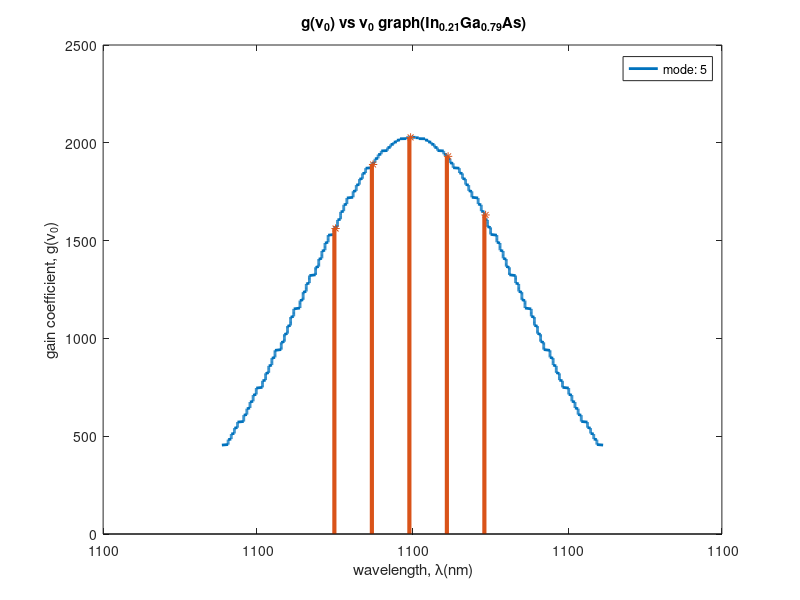

The MATLAB script that drew this image: (Note: this script raises an error after producing the figure.)
clc
clear all
format long


%% Constant 
m0          = 9.1e-31;
q           = 1.6e-19;
c           = 3e8;
kb          = 1.38e-23;
h           = 6.6626e-34;
h_cut       = h/(2*pi);

%% Simulation Parameter Input
%lambda     = 410:5:700;              % nm
T           = 300;                    % kelvin

kbT         = kb*T/q;                 % eV
%eV         = 1243./lambda;           % eV

%% Material Properties(In1-xGaxAs) x = 0.79
me          = 0.054*m0;               % elec effective mass
mh          = 0.4*m0;                 % hole effective mass
mu_e        = 6953;                   % electron mobility
mu_h        = 400;                    % hole mobility
Eg          = 1.13;                   % Bandgap
ni          = 6.3e11;                 % Intrinsic carrier conc.
Br          = 2e-16;                  % Coefficient for band-band recombination
sr          = 1e-14;                  % conc. of recombination centers 2
Nt          = 1e2;                    % capture cross-section
nr1         = 3.38;                   % refractive index of semiconductor
nr2         = 1;                      % refractive index of air
nf          = 1;                      % ideality factor
Nd          = 5e17;                   % n type doping profile
Na          = 1e15;                   % p type doping profile
del_n       = 1e18;                   % excess carrier in p side

del_p       = del_n;                  % excess carrier in n side
p_No        = ni^2/Nd;                % hole conc. in n type
n_Po        = ni^2/Na;                % elec conc. in p type
Efn         = -kbT*log(Nd/ni);        % fermi-level for elec
Efp         = kbT*log(Na/ni);         % fermi-level for hole
Dn          = kbT*mu_e;               % diffusion coeff of elec 
Dp          = kbT*mu_h;               % diffusion coeff of hole
tau_r_N     = 1/(Br*(Nd+p_No+del_p)); % diffusion lifetime of elec
tau_r_P     = 1/(Br*(n_Po+Na+del_n)); % diffusion lifetime of hole
Ln          = (Dn*tau_r_N)^0.5*1e-2;  % diffusion length of elec
Lp          = (Dp*tau_r_P)^0.5*1e-2;  % diffusion length of hole
mr          = (me*mh)/(me+mh);        % reduced mass
vth         = sqrt((3*kbT*q)/mr)*1e2; % thermal velocity of elec
tnr         = (sr*vth*Nt)^-1;         % indirect recombination lifetime

dN          = 4e15;
lambda0     = 1100e-9;                 
v_0         = c/lambda0;
delv        = 1.5e9;
L           = 0.5;
w           = 8e-6;
d           = 0.2e-6;
A           = w*d;
y           = 0.17;
Ci          = 2e-16;

%% R1=100%, R2=90%
R1          = 1;
R2          = 0.7;
gth         = y+(1/(2*L))*log(1/(R1*R2));

%% gain coefficient
Tph        = nr1/(c*gth*100);
nth        =  1/(Ci*Tph);
tr         = (Br*nth)^-1;
Ith        = 1000*(nth*q*L*A)/tr;

g_0        = dN.*((nr1.*c.*c)./(8*pi*v_0*v_0.*tr.*delv));

%% guassian lineshape 
v_s        = linspace((v_0-delv),(v_0+delv),1000);
g_gauss    = g_0'.*gaussmf(v_s,[std(v_s) v_0]);
w_s        = c./(v_s*1e-9);

figure;
plot(w_s, g_gauss', 'linewidth', 2);
title('g(\nu_0) vs \nu_0 graph(In_{0.21}Ga_{0.79}As)');
hold on;

%% cavity modes
w_max      = c/(v_0-delv*1/2);
w_min      = c/(v_0+delv*1/2);
m_max      = round(2.*L./w_min);
m_min      = round(2.*L./w_max);
m          = m_min:1:m_max;
w          = 2.*L'./m;
w          = w(find(w<=w_max & w>=w_min));
w          = w./1e-9;
g_discreet = interp1(w_s, g_gauss', w);

stem(w, g_discreet, '*', 'linewidth', 3);
xlabel('wavelength, \lambda(nm)');
ylabel ('gain coefficient, g(\nu_0)');
legend(sprintf('mode: %.0f', length(w)));
hold on;
yline(gth);

%% Determination of Current
V           = 0:0.001:1.3;

% reverse saturation current
Is          = q*A*((Dn*n_Po)/Ln + (Dp*p_No)/Lp);
I           = Is.*exp((V)./(nf*kbT))*1e3;    % current in mA

figure;
plot(V, I,'LineWidth', 2);
xlabel('Applied Forward Bias Voltage, V');
ylabel('I(mA)');
title('I-V Characteristics Of a QW LASER (In_{0.21}Ga_{0.79}As)');

%% Determination of Power
P =((h*c*c*Tph*(1-R2))/(2*q*nr1*lambda0*L)).*(I-Ith);
P(P<0) = 0;

figure;
plot(I, P, 'b', 'linewidth', 2);
xlabel('current(mA)')
ylabel ('Power(mW)')
title('P-I Characteristics Of a QW LASER (In_{0.21}Ga_{0.79}As)');
%% Slope Efficiency
n_slope     = P(1300)/(I(1300)-Ith); 

%% External Quantum Efficiency(EQE)
n_eqe       = q*P(1300)/(I(1300)*Eg); 

%% External Differential Quantum Efficiency(EDQE)
n_edqe       = q*P(1300)/((I(1300)-Ith)*Eg); 

%% Internal Quantum Efficiency(IQE)
n_iqe       = 1/(1+(tau_r_N/tnr)); 

%% Extraction Efficiency(EE)
n_ee          = (gth - y)/gth;

%% External Quantum Efficiency(PCE)
n_pce       = P(1300)/(I(1300)*V(1300)); 

%title('PI Characteristics(InGaAs LASER)', sprintf('eta_{slope} = %.4f, eta_{EQE} = %.4f, eta_{EDQE} = %.4f, eta_{IQE} = %.4f, eta_{EE} = %.4f, eta_{PCE} = %.4f', n_slope, n_eqe, n_edqe, n_iqe, n_ee, n_pce));